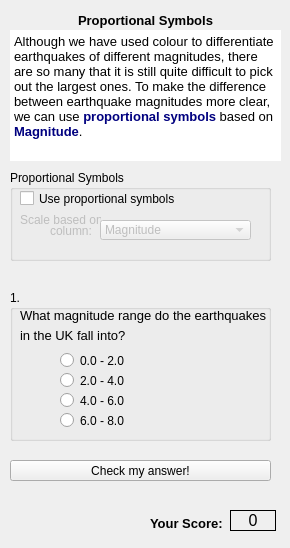
  <widget class="QWizardPage" name="wizardPage4">
   <widget class="QTextBrowser" name="textBrowser_3">
    <property name="geometry">
     <rect>
      <x>10</x>
      <y>30</y>
      <width>271</width>
      <height>131</height>
     </rect>
    </property>
    <property name="frameShape">
     <enum>QFrame::NoFrame</enum>
    </property>
    <property name="frameShadow">
     <enum>QFrame::Plain</enum>
    </property>
    <property name="html">
     <string>&lt;!DOCTYPE HTML PUBLIC &quot;-//W3C//DTD HTML 4.0//EN&quot; &quot;http://www.w3.org/TR/REC-html40/strict.dtd&quot;&gt;
&lt;html&gt;&lt;head&gt;&lt;meta name=&quot;qrichtext&quot; content=&quot;1&quot; /&gt;&lt;style type=&quot;text/css&quot;&gt;
p, li { white-space: pre-wrap; }
&lt;/style&gt;&lt;/head&gt;&lt;body style=&quot; font-family:'MS Shell Dlg 2'; font-size:8.25pt; font-weight:400; font-style:normal;&quot;&gt;
&lt;p style=&quot; margin-top:0px; margin-bottom:0px; margin-left:0px; margin-right:0px; -qt-block-indent:0; text-indent:0px;&quot;&gt;&lt;span style=&quot; font-size:10pt;&quot;&gt;Although we have used colour to differentiate earthquakes of different magnitudes, there are so many that it is still quite difficult to pick out the largest ones. To make the difference between earthquake magnitudes more clear, we can use &lt;/span&gt;&lt;span style=&quot; font-size:10pt; font-weight:600; color:#00007f;&quot;&gt;proportional symbols&lt;/span&gt;&lt;span style=&quot; font-size:10pt;&quot;&gt; based on &lt;/span&gt;&lt;span style=&quot; font-size:10pt; font-weight:600; color:#00007f;&quot;&gt;Magnitude&lt;/span&gt;&lt;span style=&quot; font-size:10pt;&quot;&gt;.&lt;/span&gt;&lt;/p&gt;&lt;/body&gt;&lt;/html&gt;</string>
    </property>
   </widget>
   <widget class="QLabel" name="label_15">
    <property name="geometry">
     <rect>
      <x>70</x>
      <y>10</y>
      <width>151</width>
      <height>21</height>
     </rect>
    </property>
    <property name="font">
     <font>
      <pointsize>10</pointsize>
      <weight>75</weight>
      <bold>true</bold>
     </font>
    </property>
    <property name="text">
     <string>Proportional Symbols</string>
    </property>
    <property name="alignment">
     <set>Qt::AlignCenter</set>
    </property>
   </widget>
   <widget class="QGroupBox" name="groupBox">
    <property name="geometry">
     <rect>
      <x>10</x>
      <y>170</y>
      <width>261</width>
      <height>91</height>
     </rect>
    </property>
    <property name="title">
     <string>Proportional Symbols</string>
    </property>
    <widget class="QCheckBox" name="scaleCheckBox">
     <property name="geometry">
      <rect>
       <x>10</x>
       <y>20</y>
       <width>241</width>
       <height>17</height>
      </rect>
     </property>
     <property name="text">
      <string>Use proportional symbols</string>
     </property>
    </widget>
    <widget class="QComboBox" name="scaleComboBox">
     <property name="enabled">
      <bool>false</bool>
     </property>
     <property name="geometry">
      <rect>
       <x>90</x>
       <y>50</y>
       <width>151</width>
       <height>20</height>
      </rect>
     </property>
     <item>
      <property name="text">
       <string>Magnitude</string>
      </property>
     </item>
     <item>
      <property name="text">
       <string>latitude</string>
      </property>
     </item>
     <item>
      <property name="text">
       <string>longitude</string>
      </property>
     </item>
    </widget>
    <widget class="QLabel" name="label_16">
     <property name="enabled">
      <bool>false</bool>
     </property>
     <property name="geometry">
      <rect>
       <x>40</x>
       <y>50</y>
       <width>51</width>
       <height>21</height>
      </rect>
     </property>
     <property name="text">
      <string>column:</string>
     </property>
    </widget>
    <widget class="QLabel" name="label_17">
     <property name="enabled">
      <bool>false</bool>
     </property>
     <property name="geometry">
      <rect>
       <x>10</x>
       <y>40</y>
       <width>81</width>
       <height>20</height>
      </rect>
     </property>
     <property name="text">
      <string>Scale based on </string>
     </property>
    </widget>
   </widget>
   <widget class="QGroupBox" name="groupBox_2">
    <property name="geometry">
     <rect>
      <x>10</x>
      <y>290</y>
      <width>261</width>
      <height>151</height>
     </rect>
    </property>
    <property name="title">
     <string>1.</string>
    </property>
    <widget class="QRadioButton" name="fourSix">
     <property name="geometry">
      <rect>
       <x>50</x>
       <y>100</y>
       <width>161</width>
       <height>21</height>
      </rect>
     </property>
     <property name="text">
      <string>4.0 - 6.0</string>
     </property>
    </widget>
    <widget class="QRadioButton" name="twoFour">
     <property name="geometry">
      <rect>
       <x>50</x>
       <y>80</y>
       <width>161</width>
       <height>21</height>
      </rect>
     </property>
     <property name="text">
      <string>2.0 - 4.0</string>
     </property>
    </widget>
    <widget class="QRadioButton" name="sixEight">
     <property name="geometry">
      <rect>
       <x>50</x>
       <y>120</y>
       <width>161</width>
       <height>21</height>
      </rect>
     </property>
     <property name="text">
      <string>6.0 - 8.0</string>
     </property>
    </widget>
    <widget class="QLabel" name="label_18">
     <property name="geometry">
      <rect>
       <x>10</x>
       <y>10</y>
       <width>261</width>
       <height>31</height>
      </rect>
     </property>
     <property name="font">
      <font>
       <pointsize>10</pointsize>
      </font>
     </property>
     <property name="text">
      <string>What magnitude range do the earthquakes</string>
     </property>
    </widget>
    <widget class="QRadioButton" name="zeroTwo">
     <property name="geometry">
      <rect>
       <x>50</x>
       <y>60</y>
       <width>161</width>
       <height>21</height>
      </rect>
     </property>
     <property name="text">
      <string>0.0 - 2.0</string>
     </property>
    </widget>
    <widget class="QLabel" name="label_23">
     <property name="geometry">
      <rect>
       <x>10</x>
       <y>30</y>
       <width>261</width>
       <height>31</height>
      </rect>
     </property>
     <property name="font">
      <font>
       <pointsize>10</pointsize>
      </font>
     </property>
     <property name="text">
      <string>in the UK fall into?</string>
     </property>
    </widget>
   </widget>
   <widget class="QLabel" name="label_22">
    <property name="geometry">
     <rect>
      <x>150</x>
      <y>508</y>
      <width>81</width>
      <height>31</height>
     </rect>
    </property>
    <property name="font">
     <font>
      <pointsize>10</pointsize>
      <weight>75</weight>
      <bold>true</bold>
     </font>
    </property>
    <property name="text">
     <string>Your Score:</string>
    </property>
   </widget>
   <widget class="QLabel" name="Score_label_3">
    <property name="geometry">
     <rect>
      <x>230</x>
      <y>510</y>
      <width>46</width>
      <height>21</height>
     </rect>
    </property>
    <property name="font">
     <font>
      <pointsize>12</pointsize>
     </font>
    </property>
    <property name="frameShape">
     <enum>QFrame::Panel</enum>
    </property>
    <property name="text">
     <string>0</string>
    </property>
    <property name="alignment">
     <set>Qt::AlignCenter</set>
    </property>
   </widget>
   <widget class="QPushButton" name="checkAnswersMag">
    <property name="geometry">
     <rect>
      <x>10</x>
      <y>460</y>
      <width>261</width>
      <height>21</height>
     </rect>
    </property>
    <property name="text">
     <string>Check my answer!</string>
    </property>
   </widget>
  </widget>
